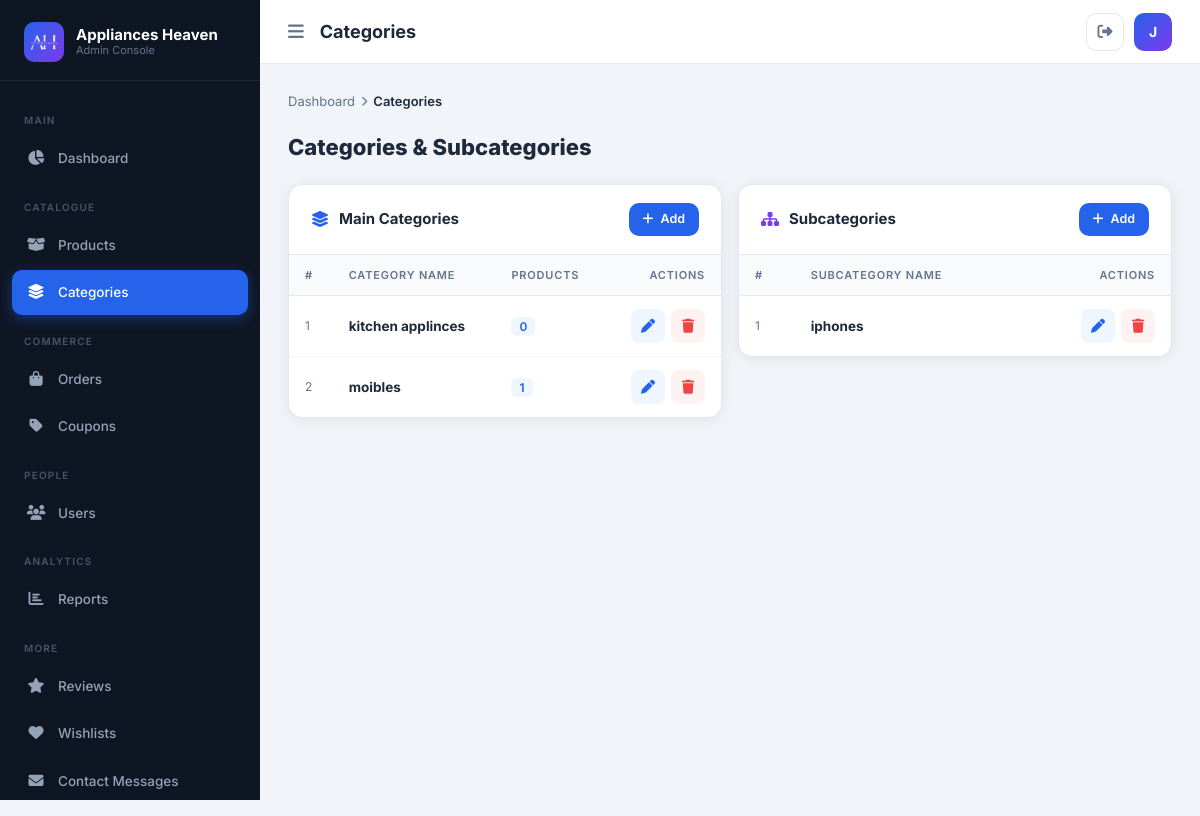
The page /admin-panel/categories/ (signed in) on the database its author committed.
### store/models.py (models this page shows, shortened)
class Categories(models.Model):
    name = models.CharField(max_length=200)

class SubCategories(models.Model):
    name = models.CharField(max_length=200)  # Add any additional fields you need

### AH/admin_views.py (the view)
# urls.py: path('admin-panel/categories/',              admin_views.admin_categories,        name='admin_categories'),
@admin_required
def admin_categories(request):
    categories    = Categories.objects.all()
    subcategories = SubCategories.objects.all()
    context = {
        'categories':    categories,
        'subcategories': subcategories,
        'active_page':   'categories',
    }
    return render(request, 'custom_admin/categories.html', context)

### AH/admin_views.py (called while the page is built)
def admin_required(view_func):
    decorated = login_required(login_url='/admin-panel/login/')(
        user_passes_test(lambda u: u.is_superuser, login_url='/admin-panel/login/')(view_func)
    )
    return decorated

### AH/context_processors.py (called while the page is built)
def wishlist_count(request):
    count = 0
    wishlist_items = []
    if request.user.is_authenticated:
        wishlist_items = Wishlist.objects.filter(user=request.user)
        count = wishlist_items.count()
    return {
        'wishlist_count': count,
        'wishlist_items': wishlist_items,
    }

def categories_processor(request):
    return {
        'all_categories': Categories.objects.all(),
        'all_subcategories': SubCategories.objects.all(),
    }

### templates/custom_admin/categories.html (shortened to what this page needs)
{% extends 'custom_admin/base.html' %}
{% block page_title %}Categories{% endblock %}
{% block content %}
<div class="ah-breadcrumb">
  <a href="{% url 'admin_dashboard' %}">Dashboard</a>
  <span class="sep"><i class="fas fa-chevron-right"></i></span>
  <span class="current">Categories</span>
</div>
<div class="page-header">
  <h1>Categories &amp; Subcategories</h1>
</div>
<div class="row g-3">
  <div class="col-lg-6">
    <div class="ah-card">
      <div class="ah-card-header">
        <i class="fas fa-layer-group" style="color:var(--accent);"></i>
        <h2>Main Categories</h2>
        <button class="btn-ah btn-ah-primary" style="padding:7px 14px;font-size:12.5px;" data-bs-toggle="modal" data-bs-target="#addCatModal">
          <i class="fas fa-plus"></i> Add
        </button>
      </div>
      <div class="ah-table-wrap">
        <table class="ah-table">
          <thead>
            <tr><th>#</th><th>Category Name</th><th>Products</th><th style="text-align:right;">Actions</th></tr>
          </thead>
          <tbody>
            {% for cat in categories %}
            <tr>
              <td style="color:var(--text-muted);font-size:12px;">{{ cat.id }}</td>
              <td><strong>{{ cat.name }}</strong></td>
              <td><span style="background:#eff6ff;color:var(--accent);border-radius:6px;padding:2px 8px;font-size:12px;font-weight:600;">{{ cat.product_set.count }}</span></td>
              <td>
                <div style="display:flex;gap:6px;justify-content:flex-end;">
                  <button onclick="openEditCat({{ cat.id }}, '{{ cat.name|escapejs }}')" class="btn-icon btn-icon-edit" title="Edit"><i class="fas fa-pen"></i></button>
                  <button onclick="confirmDelete('{% url 'admin_category_delete' cat.id %}','Delete category &quot;{{ cat.name }}&quot;? All its products will lose this category.')" class="btn-icon btn-icon-delete" title="Delete"><i class="fas fa-trash"></i></button>
                </div>
              </td>
            </tr>
            {% empty %}
            <tr><td colspan="4" style="text-align:center;color:var(--text-muted);padding:24px;">No categories yet.</td></tr>
            {% endfor %}
          </tbody>
        </table>
      </div>
    </div>
  </div>
  <div class="col-lg-6">
    <div class="ah-card">
      <div class="ah-card-header">
        <i class="fas fa-sitemap" style="color:var(--purple, #7c3aed);"></i>
        <h2>Subcategories</h2>
        <button class="btn-ah btn-ah-primary" style="padding:7px 14px;font-size:12.5px;" data-bs-toggle="modal" data-bs-target="#addSubModal">
          <i class="fas fa-plus"></i> Add
        </button>
      </div>
      <div class="ah-table-wrap">
        <table class="ah-table">
          <thead>
            <tr><th>#</th><th>Subcategory Name</th><th style="text-align:right;">Actions</th></tr>
          </thead>
          <tbody>
            {% for sub in subcategories %}
            <tr>
              <td style="color:var(--text-muted);font-size:12px;">{{ sub.id }}</td>
              <td><strong>{{ sub.name }}</strong></td>
              <td>
                <div style="display:flex;gap:6px;justify-content:flex-end;">
                  <button onclick="openEditSub({{ sub.id }}, '{{ sub.name|escapejs }}')" class="btn-icon btn-icon-edit" title="Edit"><i class="fas fa-pen"></i></button>
                  <button onclick="confirmDelete('{% url 'admin_subcategory_delete' sub.id %}','Delete subcategory &quot;{{ sub.name }}&quot;?')" class="btn-icon btn-icon-delete" title="Delete"><i class="fas fa-trash"></i></button>
                </div>
              </td>
            </tr>
            {% empty %}
            <tr><td colspan="3" style="text-align:center;color:var(--text-muted);padding:24px;">No subcategories yet.</td></tr>
            {% endfor %}
          </tbody>
        </table>
      </div>
    </div>
  </div>
</div>
{% endblock %}

### templates/custom_admin/base.html (shortened to what this page needs)
{% load static %}
<!DOCTYPE html>
<html lang="en">
<head>
  <link rel="stylesheet" href="https://cdnjs.cloudflare.com/ajax/libs/bootstrap/5.3.2/css/bootstrap.min.css"/>
  <link rel="stylesheet" href="https://cdnjs.cloudflare.com/ajax/libs/font-awesome/6.5.1/css/all.min.css"/>
  <link rel="stylesheet" href="{% static 'assets/css/admin.css' %}">
</head>
<body>
<aside class="ah-sidebar" id="ahSidebar">
  <div class="sidebar-brand">
    <div class="brand-icon" style="padding: 6px;"><img src="{% static 'assets/images/1.PNG' %}" style="width: 100%; height: 100%; object-fit: contain; filter: brightness(0) invert(1);"></div>
    <div class="brand-text">
      <div class="brand-title">Appliances Heaven</div>
      <div class="brand-sub">Admin Console</div>
    </div>
  </div>
  <nav class="sidebar-nav">
    <div class="nav-section-title">Main</div>
    <a href="{% url 'admin_dashboard' %}" class="ah-nav-link {% if active_page == 'dashboard' %}active{% endif %}">
      <span class="nav-icon"><i class="fas fa-chart-pie"></i></span> Dashboard
    </a>
    <div class="nav-section-title">Catalogue</div>
    <a href="{% url 'admin_products' %}" class="ah-nav-link {% if active_page == 'products' %}active{% endif %}">
      <span class="nav-icon"><i class="fas fa-box-open"></i></span> Products
    </a>
    <a href="{% url 'admin_categories' %}" class="ah-nav-link {% if active_page == 'categories' %}active{% endif %}">
      <span class="nav-icon"><i class="fas fa-layer-group"></i></span> Categories
    </a>
    <div class="nav-section-title">Commerce</div>
    <a href="{% url 'admin_orders' %}" class="ah-nav-link {% if active_page == 'orders' %}active{% endif %}">
      <span class="nav-icon"><i class="fas fa-shopping-bag"></i></span> Orders
    </a>
    <a href="{% url 'admin_coupons' %}" class="ah-nav-link {% if active_page == 'coupons' %}active{% endif %}">
      <span class="nav-icon"><i class="fas fa-tag"></i></span> Coupons
    </a>
    <div class="nav-section-title">People</div>
    <a href="{% url 'admin_users' %}" class="ah-nav-link {% if active_page == 'users' %}active{% endif %}">
      <span class="nav-icon"><i class="fas fa-users"></i></span> Users
    </a>
    <div class="nav-section-title">Analytics</div>
    <a href="{% url 'admin_reports' %}" class="ah-nav-link {% if active_page == 'reports' %}active{% endif %}">
      <span class="nav-icon"><i class="fas fa-chart-bar"></i></span> Reports
    </a>
    <div class="nav-section-title">More</div>
    <a href="{% url 'admin_reviews' %}" class="ah-nav-link {% if active_page == 'reviews' %}active{% endif %}">
      <span class="nav-icon"><i class="fas fa-star"></i></span> Reviews
    </a>
    <a href="{% url 'admin_wishlists' %}" class="ah-nav-link {% if active_page == 'wishlists' %}active{% endif %}">
      <span class="nav-icon"><i class="fas fa-heart"></i></span> Wishlists
    </a>
    <a href="{% url 'admin_contacts' %}" class="ah-nav-link {% if active_page == 'contacts' %}active{% endif %}">
      <span class="nav-icon"><i class="fas fa-envelope"></i></span> Contact Messages
    </a>
  </nav>
</aside>
<header class="ah-topbar">
  <button onclick="toggleSidebar()" style="background:none;border:none;font-size:18px;cursor:pointer;color:var(--text-muted);display:flex;align-items:center;">
    <i class="fas fa-bars"></i>
  </button>
  <div class="topbar-title">{% block page_title %}Dashboard{% endblock %}</div>
  <div class="topbar-actions">
    <a href="{% url 'admin_logout' %}" class="topbar-btn" title="Logout" style="text-decoration:none;">
      <i class="fas fa-sign-out-alt"></i>
    </a>
    <div class="topbar-avatar">{{ request.user.username|slice:":1"|upper }}</div>
  </div>
</header>
<main class="ah-main">
  {% block content %}{% endblock %}
</main>
</body>
</html>

### rows shown on the page
Categories: id "1", name "kitchen applinces", product_set.count "0"
Categories: id "2", name "moibles", product_set.count "1"
SubCategories: id "1", name "iphones"

### other values the page prints
{{ request.user.username|slice:":1"|upper }} "J"
